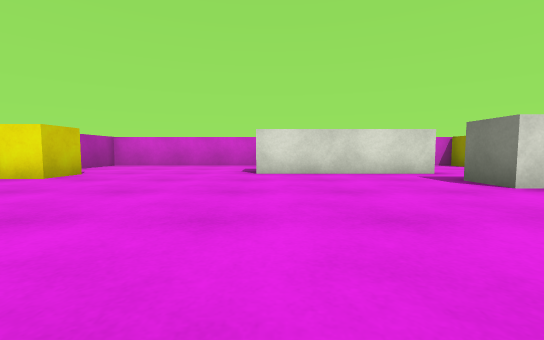
view 1 (above)

16 first-person views from a walk through a 3-D level made in the Unity game engine. The camera is 0.51 m above the floor, tilts 4° down and sees 90° across. The floor is counted in squares, 1 m on a side. Each view is taken from the middle of a square. On the plan, view 1 faces up. The plan holds only what a view shows up to about 9 squares ahead; the rest is blank. The place goes on beyond the plan. The player is left out. Surface patterns are stand-ins for the level's own textures.

view 2
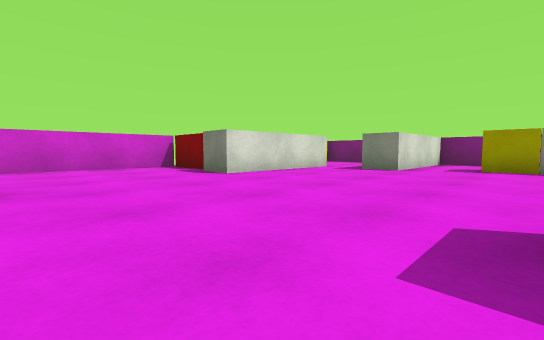

view 3
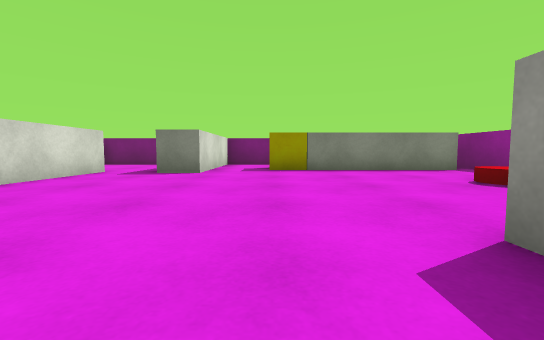

view 4
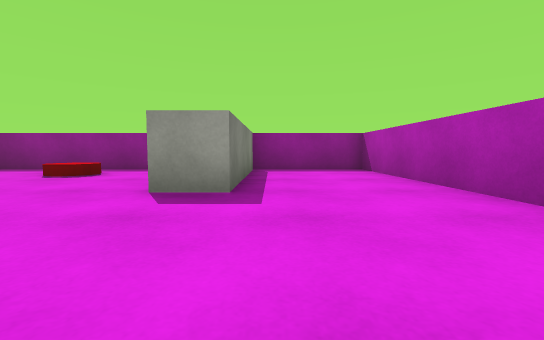

view 5
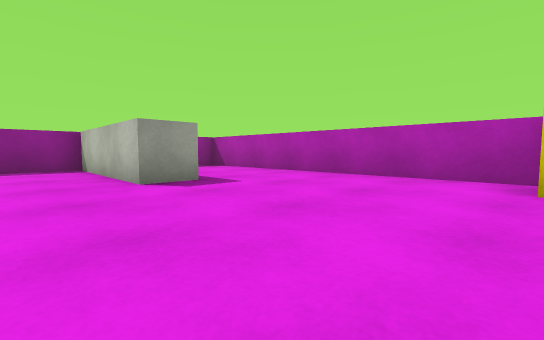

view 6
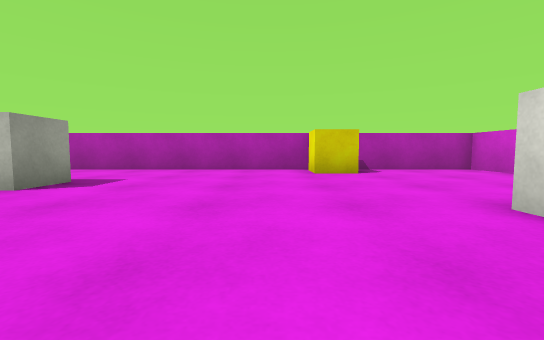

view 7
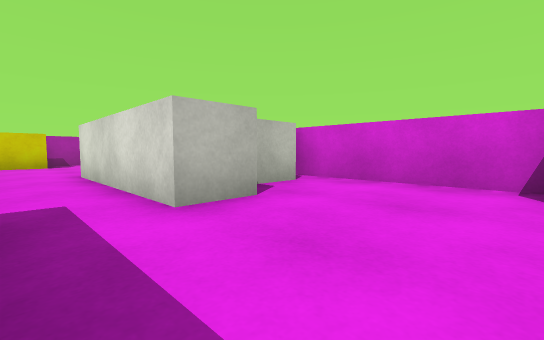

view 8
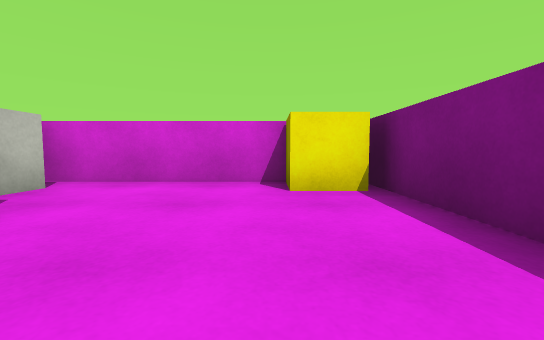

view 9
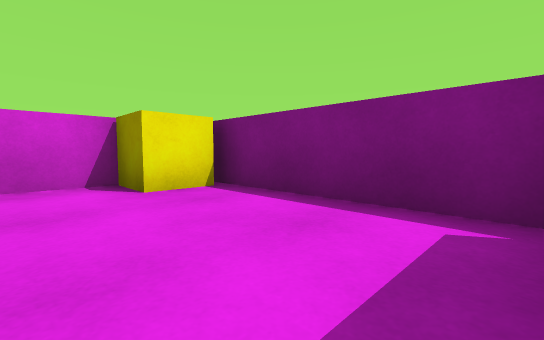

view 10
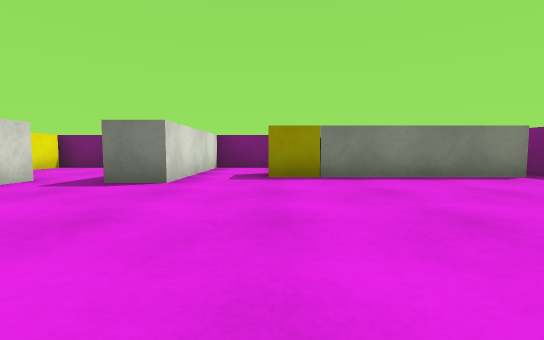

view 11
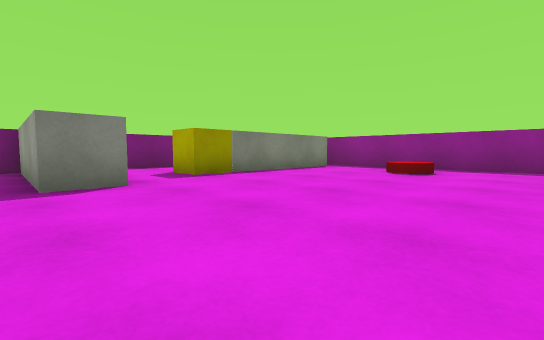

view 12
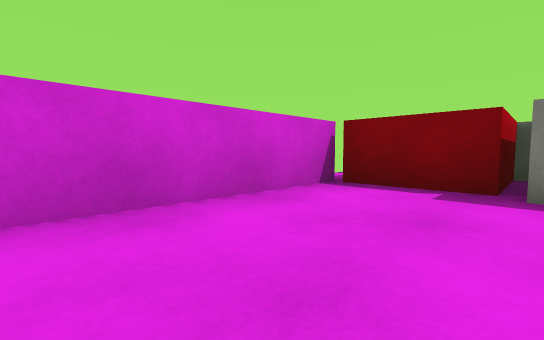

view 13
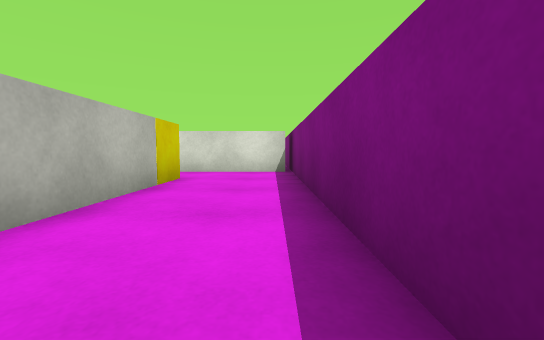

view 14
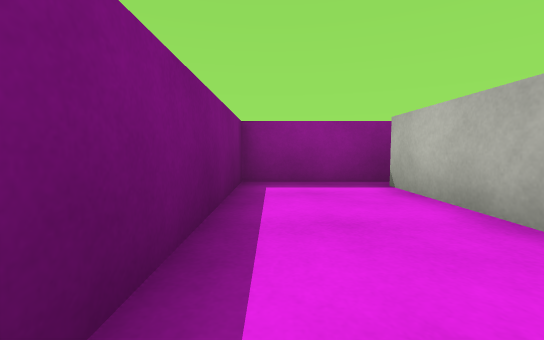

view 15
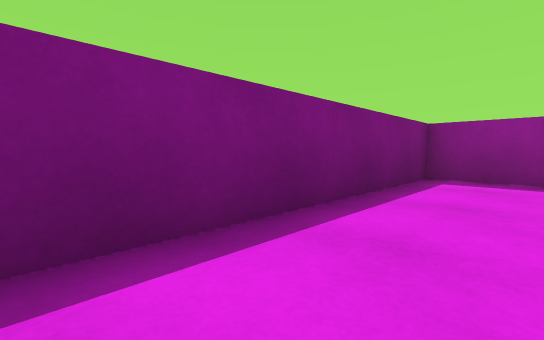

view 16
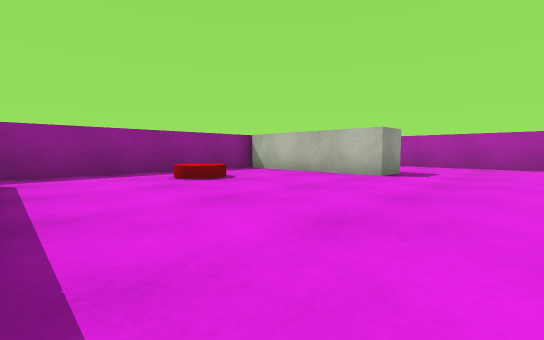

### Floor plan
Ten units are one square. View 1 is at (0, 0); x grows to the right and y downward. Boxes are objects, and circles mark ways between rooms. Rooms are numbered by the first view taken in them; rooms with no view inside come last. Other rooms are left out.
<svg viewBox="-60 -100 140 140">
<path fill="none" stroke="#000" d="M37 -61 -4 -61 -4 -71M-25 32 -25 -7 -15 -7 -15 34M55 -37 33 -37 33 -47M1 -95 -55 -95 -55 35 50 35M43 30 43 -11M45 -95 21 -95M37 -71 37 -61M62 -95 45 -95M75 -40 75 -92M33 -47 74 -47M53 -11 53 30M50 35 75 35 75 -40M74 -37 55 -37"/>
<rect x="-55" y="-65" width="20" height="20" fill="#bbb"><title>yellow cube</title></rect>
<rect x="-5" y="-95" width="20" height="20" fill="#bbb"><title>red block</title></rect>
<rect x="5" y="15" width="10" height="10" fill="#bbb"><title>red disc</title></rect>
<rect x="15" y="-95" width="20" height="20" fill="#bbb"><title>white block</title></rect>
<rect x="45" y="-25" width="10" height="10" fill="#bbb"><title>yellow cube</title></rect>
<rect x="55" y="-95" width="20" height="10" fill="#bbb"><title>yellow cube</title></rect>
<circle cx="43" cy="-73" r="3" fill="#2a7"/>
<circle cx="50" cy="-25" r="3" fill="#2a7"/>
<circle cx="50" cy="30" r="3" fill="#2a7"/>
<text x="-10" y="-30">1</text>
<text x="60" y="-70">2</text>
<text x="60" y="0">3</text>
</svg>
Room 1 opens to room 2. Room 1 opens to room 3.

Where each view was taken, in squares from view 1:
view 1: 0 up, 0 right, facing up
view 2: 1 up, 4 left, facing up-right
view 3: 2 up, 3 left, facing right
view 4: 4 up, 3 left, facing down
view 5: 5 up, 0 right, facing down-left
view 6: 4 up, 2 right, facing left
view 7: 5 up, 6 right, facing up-left
view 8: 5 up, 6 right, facing up
view 9: 5 up, 5 right, facing up-right
view 10: 2 up, 1 left, facing right
view 11: 5 up, 1 left, facing down-right
view 12: 7 up, 4 left, facing up-right
view 13: 3 down, 7 right, facing up
view 14: 1 up, 7 right, facing down
view 15: 2 up, 6 right, facing down-right
view 16: 3 up, 4 right, facing down-left
